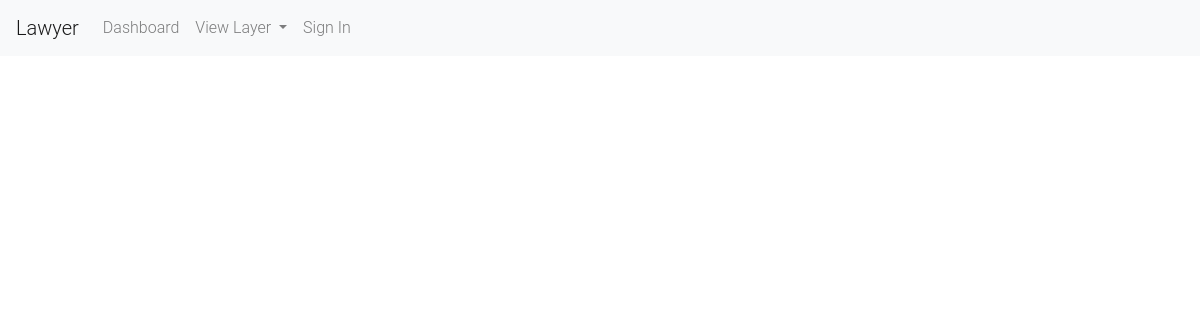
/view_lawyers/?practice_area=Bussiness, run on an earlier commit of the app's database.
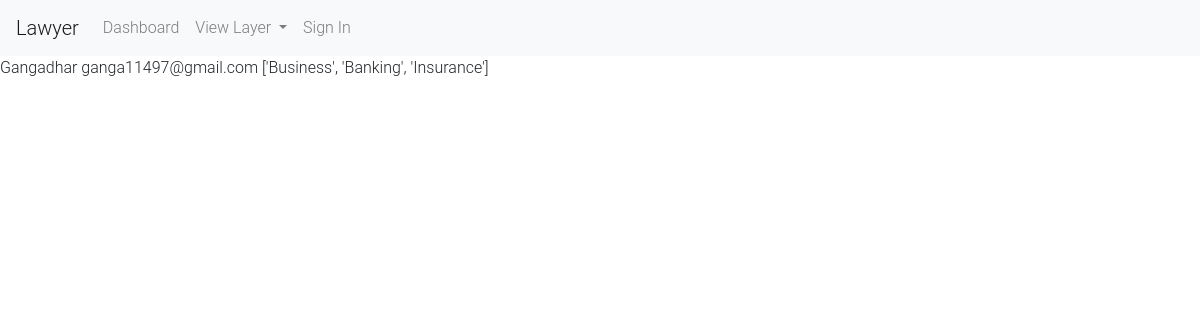
And on a later commit of the database.
### lawyer/models.py (models this page shows, shortened)
class Lawyer_practice_area(models.Model):
    lawyer_id = models.ForeignKey(Lawyer,on_delete=models.CASCADE,null=True,blank=True)
    practice_area = models.ForeignKey(Practice_area,on_delete=models.CASCADE,blank=True,null=True)
    sub_practice_area = models.CharField(max_length=200,null=True,blank=True)

class Lawyer(models.Model):
    YEAR = (
        ('2019', '2019'),
        ('2018', '2018'),
        ('2017', '2017'),
        ('2016', '2016'),
        ('2015', '2015'),
        ('2014', '2014'),
        ('2013', '2013'),
        ('2012', '2012'),
        ('2011', '2011'),
        ('2010', '2010'),
        ('2009', '2009'),
        ('2008', '2008'),
        ('2007', '2007'),
        ('2006', '2006'),
        ('2005', '2005'),
        ('2004', '2004'),
        ('2003', '2003'),
        ('2002', '2002'),
        ('2001', '2001'),
        ('2000', '2000'),
    )
    user = models.OneToOneField(User,on_delete=models.CASCADE)
    address1 = models.CharField(max_length=400,blank=False,null=False,validators=[
        RegexValidator(regex='^[A-Za-z0-9]*$',message='Enter Valid Address1')
    ])
    address2 = models.CharField(max_length=400,blank=False,null=False,validators=[
        RegexValidator(regex='^[A-Za-z0-9]*$',message='Enter Valid Address2')
    ])
    city = models.CharField(max_length=128,blank=False,null=False,validators=[
        RegexValidator(regex='[A-Za-z]{2}[a-z]+$',message='City should only contain letters..')
    ])
    state = models.ForeignKey(State,on_delete=models.CASCADE,null=False,blank=False)
    zipcode = models.CharField(max_length=128,blank=False,null=False,validators=[
        RegexValidator('^[0-9]{6}$',message='Enter Valid Zipcode')
    ])
    phone_number = models.CharField(max_length=128,blank=False,null=False,validators=[
        RegexValidator(regex='^[6|7|8|9]+[0-9]{9}$',message='Enter 10 digit number')
    ])
    license_in = models.ForeignKey(State,on_delete=models.CASCADE,blank=False,null=False,related_name='license_id')
    license_id = models.CharField(max_length=128,blank=False,null=False,validators=[
        RegexValidator(regex='^[A-Za-z0-9]*$',message='Enter Valid License Id')
    ])
    year_admitted = models.CharField(choices=YEAR,max_length=128,blank=False,null=False,)
    profile_image = models.ImageField(upload_to='profile_images',blank=False,null=False,)

### lawyer/views.py (the view)
# urls.py: path('view_lawyers/',views.view_lawyer,name='view_lawyers'),
def view_lawyer(request):
    practice_area = request.GET['practice_area']
    d1 = Lawyer_practice_area.objects.filter(practice_area__practice=practice_area)
    return render(request,'client/view_lawyers.html',{'practice_area':practice_area,'d1':d1})

### templates/client/view_lawyers.html
{% extends 'client/base.html' %} {% block body_block %}
{% for i in d1 %}
{{i.lawyer_id.user.first_name}}
{{i.lawyer_id.user.email}}
{{i.sub_practice_area}}
<br/><br/>
{% endfor %}
{% endblock %}

### templates/client/base.html (shortened to what this page needs)
<html>
{% load staticfiles %}
<head>
    <link href='{% static "css/bootstrap.css" %}' rel='stylesheet' />
    <link href='{% static "css/style.css" %}' rel='stylesheet' />
    <link href='{% static "css/carousel.css" %}' rel='stylesheet' />
    <link rel="stylesheet" href="https://cdnjs.cloudflare.com/ajax/libs/font-awesome/4.7.0/css/font-awesome.min.css">
</head>
<body>
    <nav class="navbar navbar-expand-lg navbar-light bg-light">
        <a class="navbar-brand" href="#">Lawyer</a>
        <div class="collapse navbar-collapse" id="navbarSupportedContent">
            <ul class="navbar-nav mr-auto">
                <li class="nav-item">
                    <a class="nav-link" href="{% url 'index' %}">Dashboard<span class="sr-only">(current)</span></a>
                </li>
                <li class="nav-item dropdown">
                    <a class="nav-link dropdown-toggle" href="http://example.com" id="navbarDropdownMenuLink" data-toggle="dropdown" aria-haspopup="true" aria-expanded="false">
          View Layer
        </a>
                </li>
                {% if user.is_authenticated %}
                <li class="nav-item">
                    <a class="nav-link" href="{% url 'logout' %}">Sign Out <span class="sr-only"></span></a>
                </li>
                {% else %}
                <li class="nav-item">
                    <a class="nav-link" href="{% url 'login' %}">Sign In </a>
                </li>
                {% endif %}
            </ul>
        </div>
    </nav>
    {% block body_block %} {% endblock %}
</body>
</html>

What changed in the data, as far as the page shows it:
added Lawyer_practice_area: lawyer_id.user.first_name "Gangadhar", lawyer_id.user.email "ganga11497@gmail.com", sub_practice_area "['Business', 'Banking', 'Insurance']"
